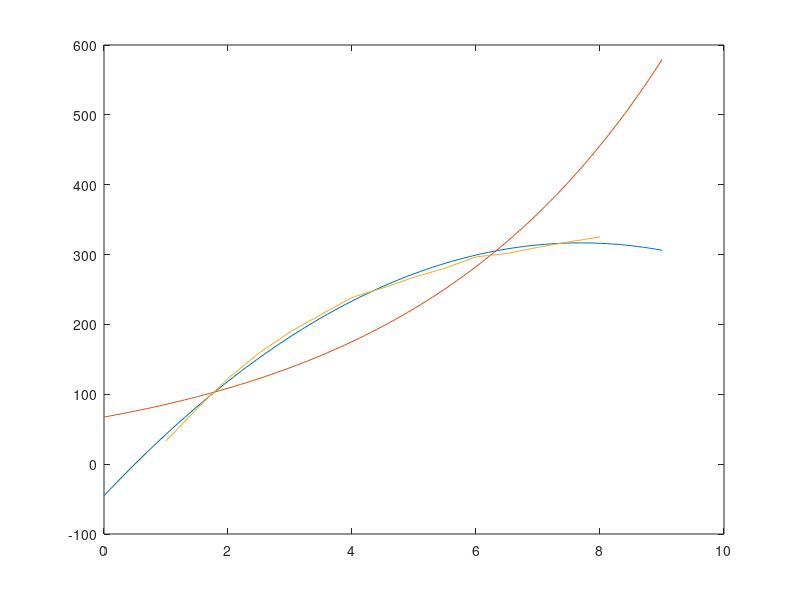

Write the MATLAB code that produced this figure.

t = (2:16) * 0.5;
y = [33.4; 79.5; 122.65; 159.05; 189.15; 214.15; 238.65; 252.2; 267.55; 280.50; 296.65; 301.65; 310.40; 318.15; 325.15];

% 用多项式进行拟合，利用法方程方法
A = zeros(length(t), 3);
for i = 1:length(t)
	A(i, 1) = 1;
	A(i, 2) = t(i);
	A(i, 3) = t(i)^2;
end

G = A.' * A;
b = A.' * y;
polyx = G\b;

disp(polyx);

% 用指数函数拟合

% 先对y取对数
y1 = log(y);
A1 = zeros(length(t), 2);
for i = 1:length(t)
	A1(i, 1) = 1;
	A1(i, 2) = t(i);
end

G = A1.' * A1;
b = A1.' * y1;
expx = G\b;
expx(1) = exp(expx(1));

disp(expx);


xrange = 0:0.1:9
polyy = polyx(1) + polyx(2) * xrange + polyx(3) * xrange.^2;
expy = expx(1) * exp(expx(2) * xrange);
plot(xrange, polyy);
hold on;
plot(xrange, expy);
hold on;
plot(t, y);
